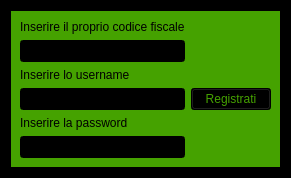
<?xml version="1.0" encoding="UTF-8"?>
<ui version="4.0">
 <class>VistaHome</class>
 <widget class="QWidget" name="VistaHome">
  <property name="geometry">
   <rect>
    <x>0</x>
    <y>0</y>
    <width>264</width>
    <height>168</height>
   </rect>
  </property>
  <property name="windowTitle">
   <string>Gestore Centro Sportivo PRO</string>
  </property>
  <property name="styleSheet">
   <string notr="true">background-color: rgb(0, 0, 0);</string>
  </property>
  <layout class="QGridLayout" name="gridLayout">
   <item row="0" column="0" alignment="Qt::AlignHCenter|Qt::AlignVCenter">
    <widget class="QWidget" name="widget" native="true">
     <property name="styleSheet">
      <string notr="true">background-color: rgb(69, 162, 0);</string>
     </property>
     <layout class="QGridLayout" name="gridLayout_2">
      <item row="0" column="0">
       <widget class="QLabel" name="label_6">
        <property name="text">
         <string>Inserire il proprio codice fiscale</string>
        </property>
       </widget>
      </item>
      <item row="1" column="0">
       <widget class="QLineEdit" name="CodiceText">
        <property name="contextMenuPolicy">
         <enum>Qt::NoContextMenu</enum>
        </property>
        <property name="styleSheet">
         <string notr="true">background-color: rgb(0, 0, 0);
color: rgb(255, 255, 255);</string>
        </property>
       </widget>
      </item>
      <item row="2" column="0">
       <widget class="QLabel" name="label_5">
        <property name="text">
         <string>Inserire lo username</string>
        </property>
       </widget>
      </item>
      <item row="3" column="0">
       <widget class="QLineEdit" name="UsernameText">
        <property name="contextMenuPolicy">
         <enum>Qt::NoContextMenu</enum>
        </property>
        <property name="styleSheet">
         <string notr="true">background-color: rgb(0, 0, 0);
color: rgb(255, 255, 255);</string>
        </property>
       </widget>
      </item>
      <item row="3" column="1">
       <widget class="QPushButton" name="okBUT">
        <property name="styleSheet">
         <string notr="true">color: rgb(69, 162, 0);
background-color: rgb(0, 0, 0);</string>
        </property>
        <property name="text">
         <string>Registrati</string>
        </property>
       </widget>
      </item>
      <item row="4" column="0">
       <widget class="QLabel" name="label_4">
        <property name="text">
         <string>Inserire la password</string>
        </property>
       </widget>
      </item>
      <item row="5" column="0">
       <widget class="QLineEdit" name="PasswordText">
        <property name="styleSheet">
         <string notr="true">background-color: rgb(0, 0, 0);
color: rgb(255, 255, 255);</string>
        </property>
        <property name="echoMode">
         <enum>QLineEdit::Password</enum>
        </property>
       </widget>
      </item>
     </layout>
    </widget>
   </item>
  </layout>
 </widget>
 <resources/>
 <connections/>
</ui>
